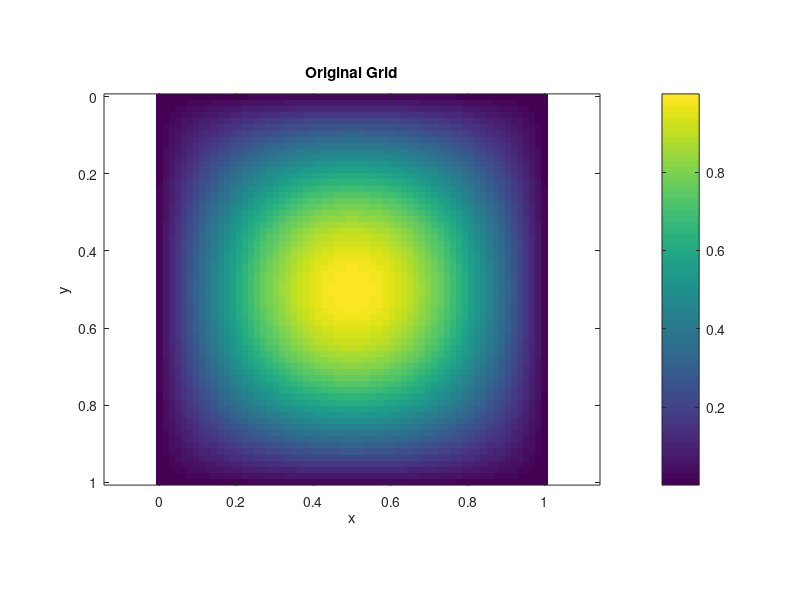
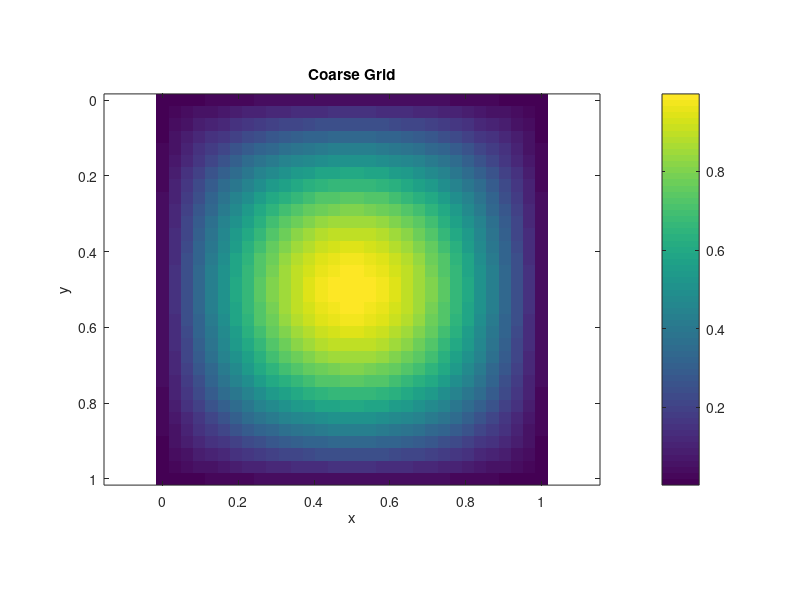
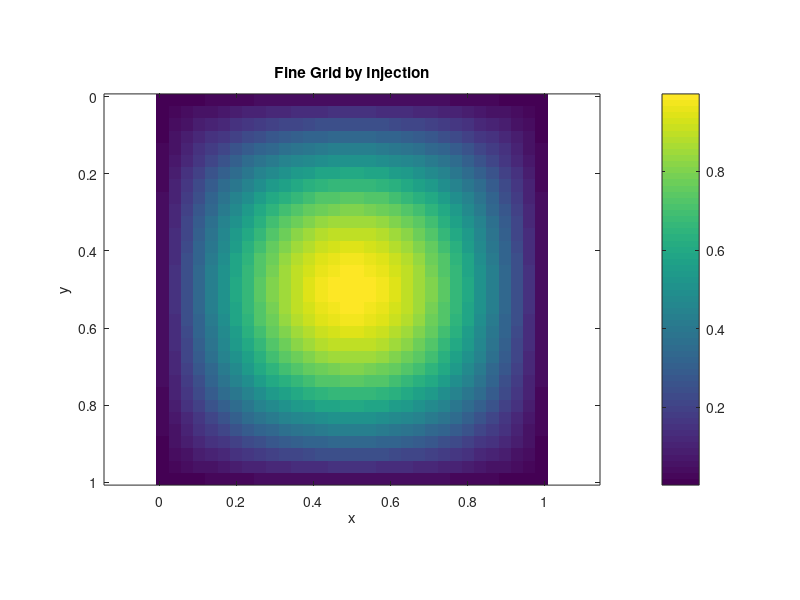
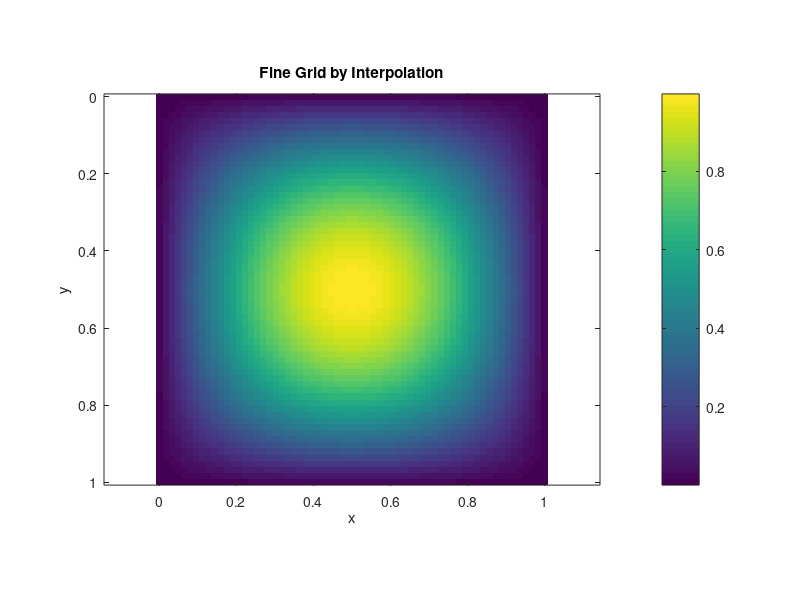

Reproduce these figures in MATLAB, in order. (Note: this script raises an error after producing the figures.)
%% MECH 511 - Multigrid Programming Assignment
%% Data Visualisation
% Nicholas Earle

clear;clc;close all;

%% Part 1
% Test function: sin(pi*x)*sin(pi*y)

load('Data/original.dat');       % Original grid
load('Data/OG_coarse.dat');      % Original coarse grid
load('Data/coarse.dat');         % Transferred Coarse grid
load('Data/fine_inj.dat');       % Transferred Fine grid by injection
load('Data/fine_int.dat');       % Transferred Fine grid by interpolation
load('Data/Ecoarse.dat');        % Coarse grid error
load('Data/Einject.dat');        % Injection grid error
load('Data/Einterp.dat');        % Interpolation grid error

original = original(2:end-1, 2:end-1);
OG_coarse = OG_coarse(2:end-1, 2:end-1);
coarse = coarse(2:end-1, 2:end-1);
inject = fine_inj(2:end-1, 2:end-1);
interp = fine_int(2:end-1, 2:end-1);
Ecoarse = Ecoarse(2:end-1, 2:end-1);
Einject = Einject(2:end-1, 2:end-1);
Einterp = Einterp(2:end-1, 2:end-1);

xy32 = linspace(0,1,32);
xy64 = linspace(0,1,64);

figure(1);
imagesc(xy64, xy64, original);
title('Original Grid');
xlabel('x'); ylabel('y');
axis equal tight
colorbar;

figure(2);
imagesc(xy32, xy32, coarse);
title('Coarse Grid');
xlabel('x'); ylabel('y');
axis equal tight
colorbar

figure(3);
imagesc(xy64, xy64, inject);
title('Fine Grid by Injection');
xlabel('x'); ylabel('y');
axis equal tight
colorbar;

figure(4);
imagesc(xy64, xy64, interp);
title('Fine Grid by Interpolation');
xlabel('x'); ylabel('y');
axis equal tight
colorbar;

figure(5);
imagesc(xy32, xy32, Ecoarse);
title('Error in Coarse Grid Transfer, L2 = 3.0E-4');
xlabel('x'); ylabel('y');
axis equal tight
colorbar;

figure(6);
imagesc(xy64, xy64, Einject);
title('Error in Injection Grid Transfer, L2 = 1.7E-2');
xlabel('x'); ylabel('y');
axis equal tight
colorbar;

figure(7);
imagesc(xy64, xy64, Einterp);
title('Error in Interpolation Grid Transfer, L2 = 1.2E-3');
xlabel('x'); ylabel('y');
axis equal tight
colorbar;

%% Part 3

load('Data/L2_1.dat'); L2_1 = L2_1(2:end);
load('Data/L2_2.dat'); L2_2 = L2_2(2:end);
load('Data/L2_3.dat'); L2_3 = L2_3(2:end);
load('Data/L2_4.dat'); L2_4 = L2_4(2:end);
load('Data/L2_5.dat'); L2_5 = L2_5(2:end);

figure();
semilogy(L2_1, 'LineWidth', 1.5);
hold on;
semilogy(L2_2, 'LineWidth', 1.5);
semilogy(L2_3, 'LineWidth', 1.5);
semilogy(L2_4, 'LineWidth', 1.5);
semilogy(L2_5, 'LineWidth', 1.5);
xlabel('Iteration'); ylabel('L_2 Norm');
title('Convergence Rate for simple V-Cycles');
ylim([1E-9 1E0]);
legend('1 Mesh - 8314','2 Meshes - 1386','3 Meshes - 321','4 Meshes - 79','5 Meshes - 20');

%% Part 4

load('Data/L2_w0.500000.dat'); L2_w05 = L2_w0_500000(2:end);
load('Data/L2_w0.600000.dat'); L2_w06 = L2_w0_600000(2:end);
load('Data/L2_w0.666667.dat'); L2_w067 = L2_w0_666667(2:end);
load('Data/L2_w0.800000.dat'); L2_w08 = L2_w0_800000(2:end);
load('Data/L2_w1.000000.dat'); L2_w10 = L2_w1_000000(2:end);
load('Data/L2_w1.250000.dat'); L2_w125 = L2_w1_250000(2:end);
load('Data/L2_w1.500000.dat'); L2_w15 = L2_w1_500000(2:end);
load('Data/L2_double.dat'); L2_double = L2_double(2:end);
load('Data/L2_doublepass.dat'); L2_doublepass = L2_doublepass(2:end);

figure();
semilogy(L2_w05, 'LineWidth', 1.5);
hold on;
semilogy(L2_w06, 'LineWidth', 1.5);
semilogy(L2_w067, 'LineWidth', 1.5);
semilogy(L2_w08, 'LineWidth', 1.5);
semilogy(L2_w10, 'LineWidth', 1.5);
semilogy(L2_w125, 'LineWidth', 1.5);
semilogy(L2_w15, 'LineWidth', 1.5);
semilogy(L2_double, 'LineWidth', 1.5);
semilogy(L2_doublepass, 'LineWidth', 1.5);
xlabel('Iteration'); ylabel('L_2 Norm');
title('Convergence Rate for a 4-level V-cycle with differing \omega');
ylim([1E-9 1E0]);
legend('\omega = 0.5 - 108','\omega = 0.6 - 89','\omega = 0.67 - 79',...
    '\omega = 0.8 - 62','\omega = 1.0 - 44','\omega = 1.25 - 26',...
    '\omega = 1.5 - 10', 'Double Pass - 36x2=72', 'Double Pass - 79');




